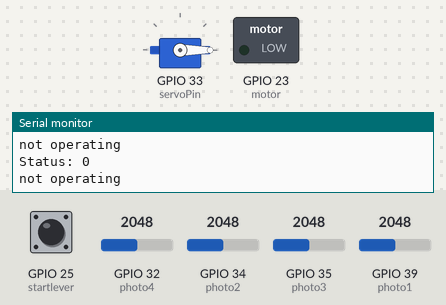
The sketch below on a simulated ESP32. Shown: servo, switched loads named in the sketch (green lamp = pin HIGH), the last lines printed to the serial monitor. Inputs (shaded band) come from the test bench; at power-on: GPIO 25 (startlever) LOW, GPIO 32 (photo4) = 2048, GPIO 34 (photo2) = 2048, GPIO 35 (photo3) = 2048, GPIO 39 (photo1) = 2048.

Above: at 4.2 s.
4.3 s: GPIO 25 (startlever) pulled HIGH for 0.3 s
At 4.55 s:
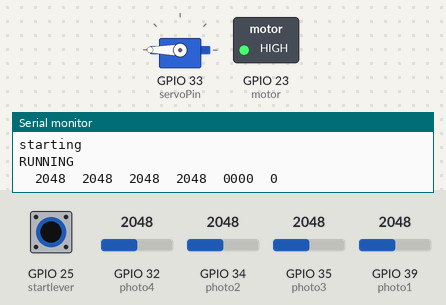
6.1 s: GPIO 25 (startlever) pulled HIGH for 3.2 s
At 9.7 s:
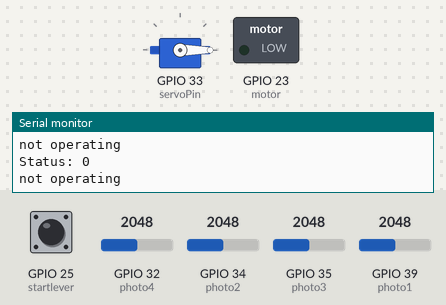
Timing chart, 0 to 11.2 s (numbered marks = the images above; inputs shaded):
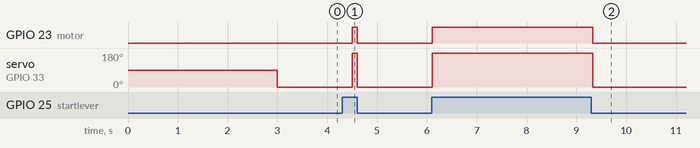

The sketch:

gigemcar_v3.ino
```cpp
#include <ESP32Servo.h>

Servo valve;
int photo1 = 39;
int photo2 = 34;
int photo3 = 35;
int photo4 = 32;
int startlever = 25;
int servoPin = 33;

int motor = 23;

int off1 = 0;
int off2 = 0;
int off3 = 0;
int off4 = 0;
int offTotal = 0;
int status = 0;
int status2 = 0;

const int sense1 = 200;
const int sense2 = 200;
const int sense3 = 200;
const int sense4 = 1200;

int timer = 0;

void setup() {
  Serial.begin(115200);
  valve.attach(servoPin, 1000, 2000);

  pinMode(photo1, INPUT);
  pinMode(photo2, INPUT);
  pinMode(photo3, INPUT);
  pinMode(photo4, INPUT);

  pinMode(startlever, INPUT); // Use internal pull-up resistor

  pinMode(motor, OUTPUT);
  delay(3000);
}

void loop() {
  status = digitalRead(startlever);
  Serial.println("Status: " + String(status)); // Print status for debugging
  if (status == HIGH) {
    Serial.println("starting");
    valve.write(180); //OPEN VALVE
    timer = timer + 100; //RUN TIMER
    digitalWrite(motor, HIGH);
    lightcheckFunction(); //CHECK PHOTORESISTORS
    delay(100); //10 CYCLES PER SECOND
  }
  else {
    valve.write(0);
    digitalWrite(motor, LOW);
    Serial.println("not operating");
    delay(250);
  }
}

void lightcheckFunction() {
  int light1 = analogRead(photo1);
  int light2 = analogRead(photo2);
  int light3 = analogRead(photo3);
  int light4 = analogRead(photo4);

  off1 = (light1 < sense1) ? 1 : 0;
  off2 = (light2 < sense2) ? 1 : 0;
  off3 = (light3 < sense3) ? 1 : 0;
  off4 = (light4 < sense4) ? 1 : 0;

  offTotal = off1 + off2 + off3 + off4;

  Serial.println("RUNNING");
  Serial.print('\t');
  Serial.print(light1);
  Serial.print('\t');
  Serial.print(light2);
  Serial.print('\t');
  Serial.print(light3);
  Serial.print('\t');
  Serial.print(light4);
  Serial.print('\t');
  Serial.print(off1);
  Serial.print(off2);
  Serial.print(off3);
  Serial.print(off4);
  Serial.print("\t");
  Serial.println(offTotal);

  if (offTotal > 2) {
    Serial.println("STOPPED");
    digitalWrite(motor, LOW);
    Serial.println("final time");
    Serial.println(timer);

    while (true) {
      status2 = digitalRead(startlever);
      if (status2==LOW){
        Serial.println("reset");
        timer =0;
        break;
      }


    }
  }
}
```

Measured:
- after the input at 4.3 s, GPIO 23 (motor): LOW → HIGH after 0.20 s, → LOW 0.10 s later; servo on GPIO 33 (servoPin): 0° → 180° after 0.20 s, → 0° 0.10 s later
- after the input at 6.1 s, GPIO 23 (motor): LOW → HIGH at once, → LOW 3.2 s later; servo on GPIO 33 (servoPin): 0° → 180° at once, → 0° 3.2 s later
